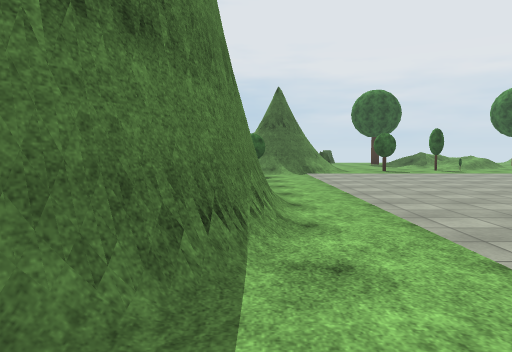
View 1 (above)

19 first-person views from a walk through a Unity game level. The camera is 1.4 m above the floor, tilts 4° down and sees 70° across. The floor is counted in squares, 2 m on a side. Each view is taken from the middle of a square. On the plan, view 1 faces up. The plan holds only what a view shows up to about 11 squares ahead; the rest is blank. Some trees and plants on the terrain are drawn as simple stand-ins. The player character is not drawn. Surface patterns are stand-ins for the level's own textures.

View 2
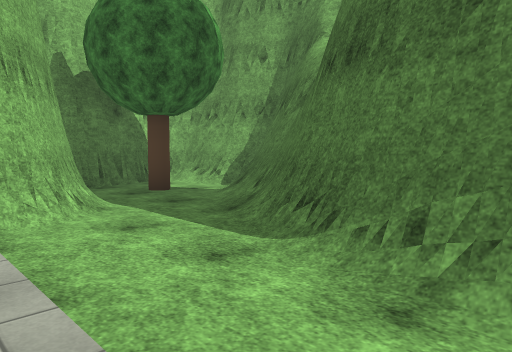

View 3
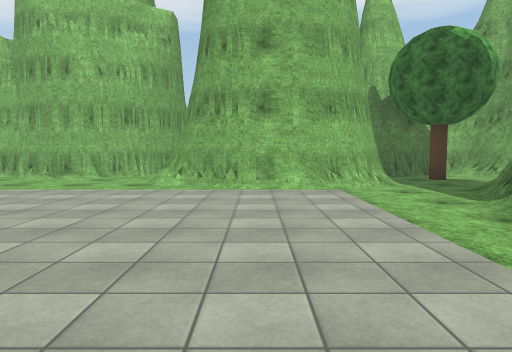

View 4
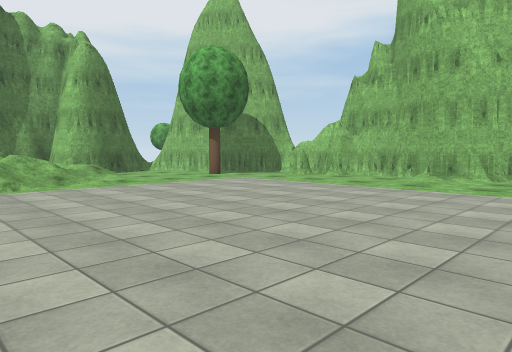

View 5
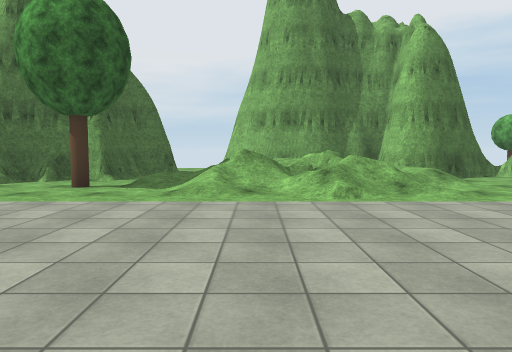

View 6
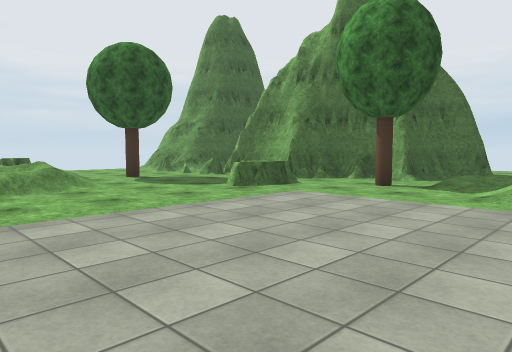

View 7
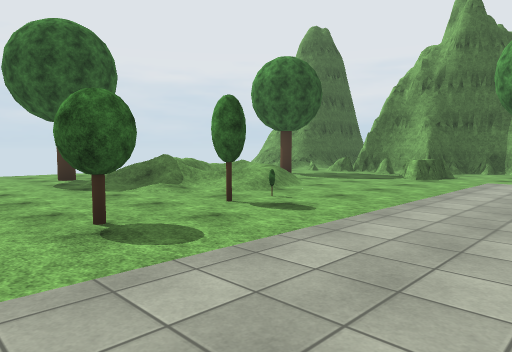

View 8
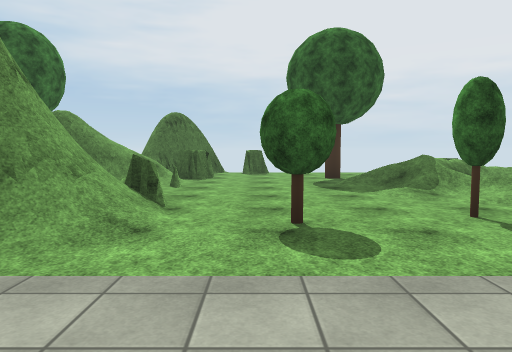

View 9
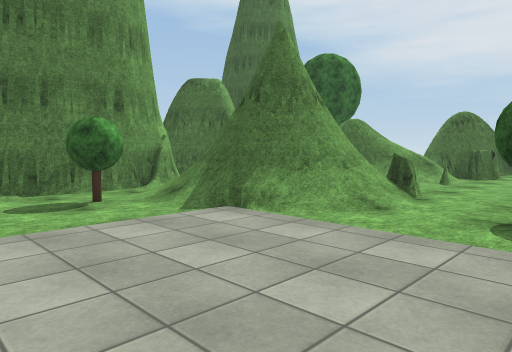

View 10
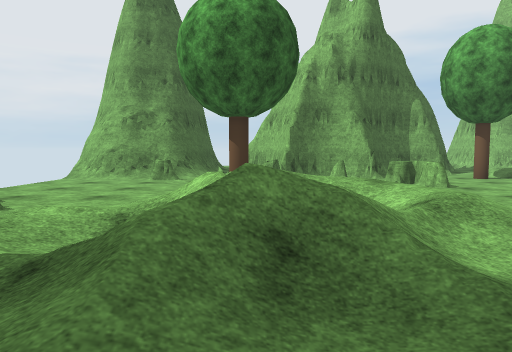

View 11
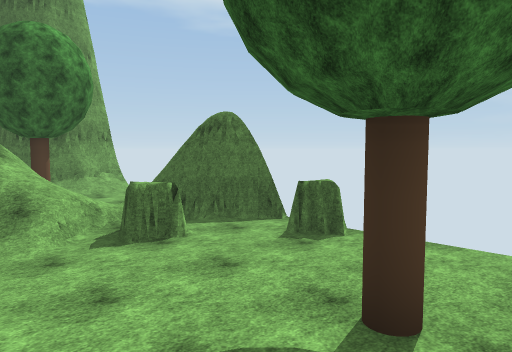

View 12
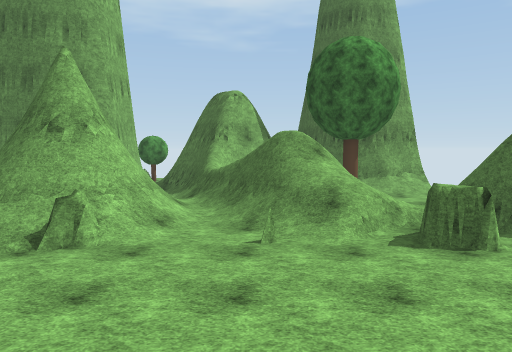

View 13
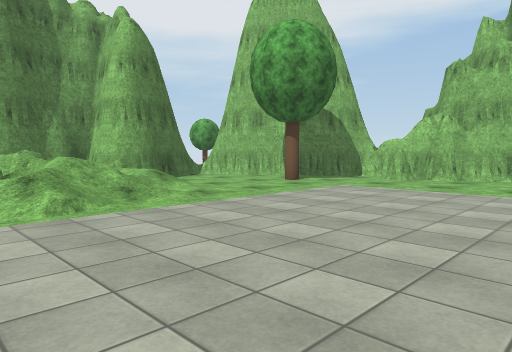

View 14
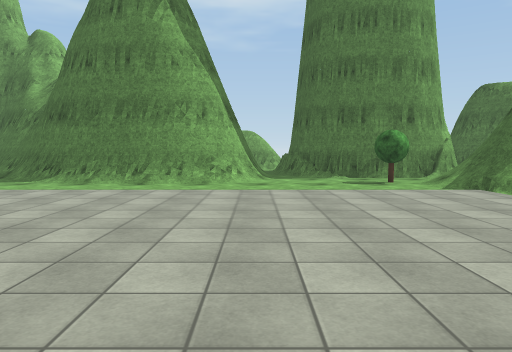

View 15
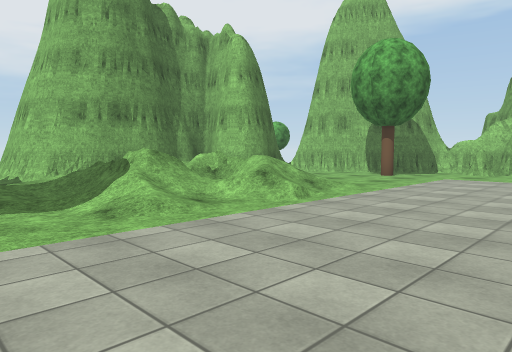

View 16
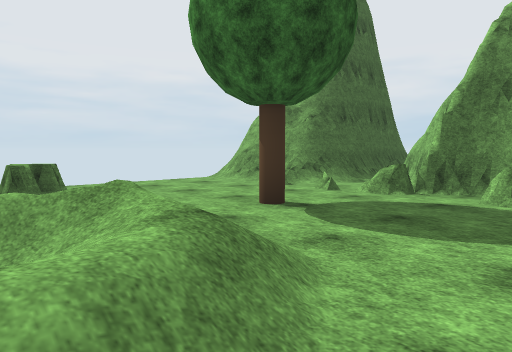

View 17
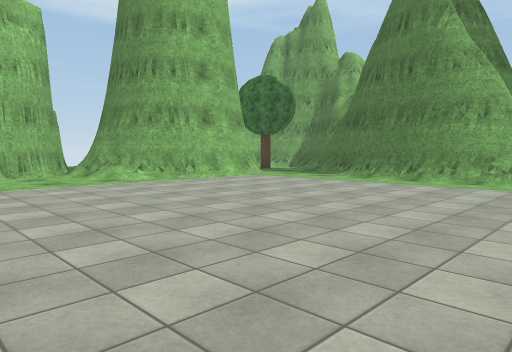

View 18
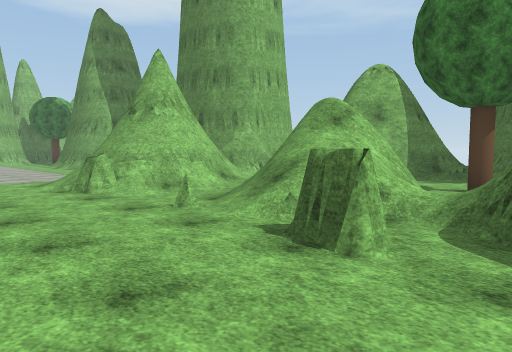

View 19
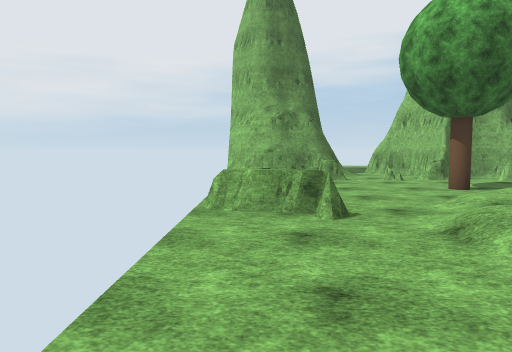

### Floor plan
Key: @ floor where view 1 was taken; # wall or solid block; x gap in a wall; . floor; / step, stairs or slope; = window, fence, low wall or low ledge; ^ raised ledge; v drop or lower ground; T tree; O other object.
Columns run from 4 left of view 1 to 20 right of it. Each row starts with its distance up from view 1.
 21 ##    #x#    =#    #
 20 ##.. ##......=^...##
 19 ##.. /.......=..../#
 18 #.T.v/#...T///....=#####
 17 #..#=//...///./......
 16 #  #=/=.../////.T.x.#
 15 ###=//..../////...###
 14  #//##/.....//....=##
 13  #/ ###/T.TO.....^###
 12  ##/###/........==..#
 11   #.///.............##
 10   #.T.............T..##
  9   #...............//
  8   #..............//////##
  7   ##.............//  /##
  6    ##............/////#
  5     #............//=  #
  4     #............/////#
  3    ##............./ ###
  2    #................/#
  1   ##.................#
  0  ##/@###..........T..#
 -1  #/./# ###../......###
 -2  #T.     #../..##.##
 -3  #.##    ##########
 -4  ###

Where each view was taken, in squares from view 1:
view 1: 0 up, 0 right, facing up
view 2: 4 up, 2 right, facing down-left
view 3: 7 up, 3 right, facing down
view 4: 7 up, 5 right, facing down-right
view 5: 7 up, 7 right, facing right
view 6: 7 up, 7 right, facing up-right
view 7: 9 up, 3 right, facing up-right
view 8: 9 up, 4 right, facing up
view 9: 8 up, 5 right, facing up-left
view 10: 16 up, 5 right, facing right
view 11: 16 up, 7 right, facing up-left
view 12: 16 up, 7 right, facing left
view 13: 7 up, 8 right, facing down-right
view 14: 7 up, 8 right, facing left
view 15: 10 up, 9 right, facing down-right
view 16: 13 up, 8 right, facing up-right
view 17: 8 up, 9 right, facing down-left
view 18: 20 up, 5 right, facing down-left
view 19: 20 up, 5 right, facing right
